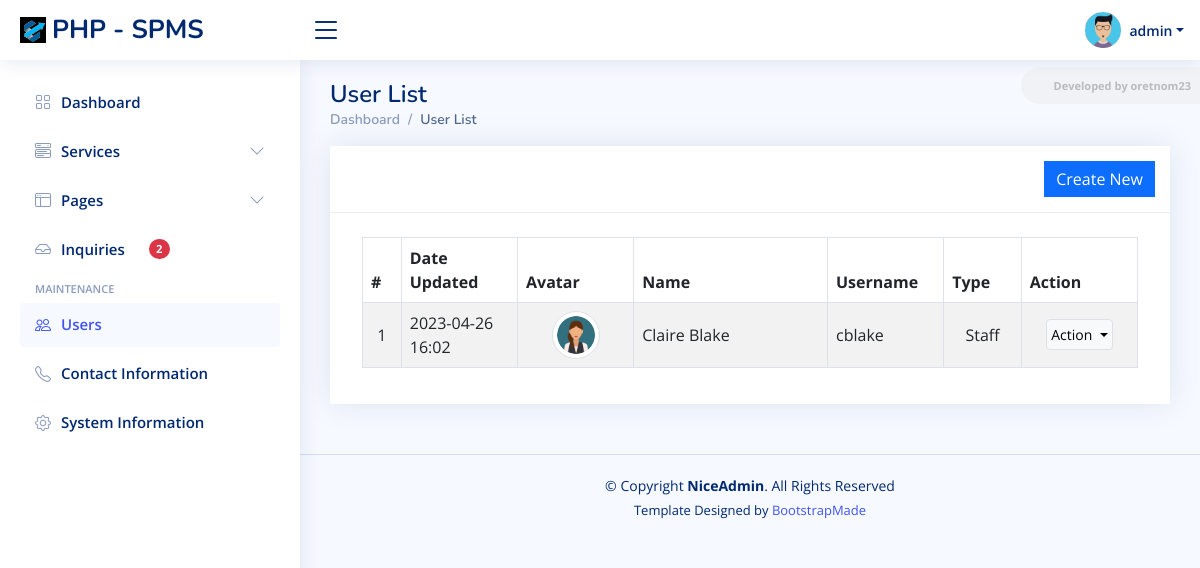
Page /admin?page=user/list (signed in) on the committed database.
### tables this page shows
CREATE TABLE `users` (
  `id` int(50) NOT NULL,
  `firstname` varchar(250) NOT NULL,
  `middlename` text DEFAULT NULL,
  `lastname` varchar(250) NOT NULL,
  `username` text NOT NULL,
  `password` text NOT NULL,
  `avatar` text DEFAULT NULL,
  `last_login` datetime DEFAULT NULL,
  `type` tinyint(1) NOT NULL DEFAULT 0,
  `date_added` datetime NOT NULL DEFAULT current_timestamp(),
  `date_updated` datetime DEFAULT current_timestamp() ON UPDATE current_timestamp()
);

### classes/DBConnection.php (called while the page is built, shortened)
<?php
class DBConnection{
    private $host = DB_SERVER;
    private $username = DB_USERNAME;
    private $password = DB_PASSWORD;
    private $database = DB_NAME;
    public $conn;
    public function __construct(){
        if (!isset($this->conn)) {
            $this->conn = new mysqli($this->host, $this->username, $this->password, $this->database);
        }
    }
}
?>

### classes/SystemSettings.php (called while the page is built, shortened)
<?php
class SystemSettings extends DBConnection{
	function userdata($field = ''){
		if(!empty($field)){
			if(isset($_SESSION['userdata'][$field]))
				return $_SESSION['userdata'][$field];
			else
				return null;
		}else{
			return false;
		}
	}
}
$_settings = new SystemSettings();
?>

### config.php (called while the page is built, shortened)
<?php
require_once('classes/DBConnection.php');
require_once('classes/SystemSettings.php');
function validate_image($file){
    global $_settings;
	if(!empty($file)){
        $ex = explode("?",$file);
        $file = $ex[0];
        $ts = isset($ex[1]) ? "?".$ex[1] : '';
		if(is_file(base_app.$file)){
			return base_url.$file.$ts;
		}else{
			return base_url.($_settings->info('logo'));
		}
	}else{
		return base_url.($_settings->info('logo'));
	}
}
?>

### admin/user/list.php (the view, shortened to what this page needs)
<div class="card card-outline rounded-0 card-navy">
	<div class="card-header">
		<div class="card-tools d-flex justify-content-end">
			<a href="<?= base_url ?>admin/?page=user/manage_user" id="create_new" class="btn btn-flat btn-primary bg-gradient-teal border-0 rounded-0"><span class="fas fa-plus"></span>  Create New</a>
		</div>
	</div>
	<div class="card-body pt-4">
        <div class="container-fluid">
			<table class="table table-hover table-striped table-bordered" id="list">
				<colgroup>
					<col width="5%">
					<col width="15%">
					<col width="15%">
					<col width="25%">
					<col width="15%">
					<col width="10%">
					<col width="15%">
				</colgroup>
				<thead>
					<tr>
						<th>#</th>
						<th>Date Updated</th>
						<th>Avatar</th>
						<th>Name</th>
						<th>Username</th>
						<th>Type</th>
						<th>Action</th>
					</tr>
				</thead>
				<tbody>
					<?php
					$i = 1;
						$qry = $conn->query("SELECT *, concat(firstname,' ', coalesce(concat(middlename,' '), '') , lastname) as `name` from `users` where id != '{$_settings->userdata('id')}' order by concat(firstname,' ', lastname) asc ");
						while($row = $qry->fetch_assoc()):
					?>
						<tr>
							<td class="text-center"><?php echo $i++; ?></td>
							<td><?php echo date("Y-m-d H:i",strtotime($row['date_updated'])) ?></td>
							<td class="text-center">
                                <img src="<?= validate_image($row['avatar']) ?>" alt="" class="img-thumbnail rounded-circle user-avatar">
                            </td>
							<td><?php echo $row['name'] ?></td>
							<td><?php echo $row['username'] ?></td>
							<td class="text-center">
                                <?php if($row['type'] == 1): ?>
                                    Administrator
                                <?php elseif($row['type'] == 2): ?>
                                    Staff
                                <?php else: ?>
									N/A
                                <?php endif; ?>
                            </td>
							<td align="center">
								<div class="dropdown">
									<button type="button" class="btn btn-flat p-1 btn-light btn-sm dropdown-toggle dropdown-icon border" data-bs-toggle="dropdown">
										Action
									</button>
								</div>
							</td>
						</tr>
					<?php endwhile; ?>
				</tbody>
			</table>
		</div>
	</div>
</div>

### assets/css/style.css (style rules this page uses)
:root { scroll-behavior: smooth; }
body { font-family: "Open Sans", sans-serif; background: #f6f9ff; color: #444444; }
a { color: #4154f1; text-decoration: none; }
.card { margin-bottom: 30px; border: none; border-radius: 5px; box-shadow: 0px 0 30px rgba(1, 41, 112, 0.1); }
.card-header, .card-footer { border-color: #ebeef4; background-color: #fff; color: #798eb3; padding: 15px; }
.card-body { padding: 0 20px 20px 20px; }

### admin/user/list.php (style rules this page uses)
.user-avatar { width:3rem; height:3rem; object-fit:scale-down; object-position:center center; }
#list td { vertical-align: middle; }

### rows in the picture
users: date_updated "2023-04-26 16:02", avatar (picture), name "Claire Blake", username "cblake", type "Staff"

### other values in the picture
$_settings->info('short_name') "PHP - SPMS"
$_settings->userdata('username') "admin"
format_num($messages) "2"
str_replace(['_', '/'], ' ', ($pageSplit[1] ?? $page)) "User List"
